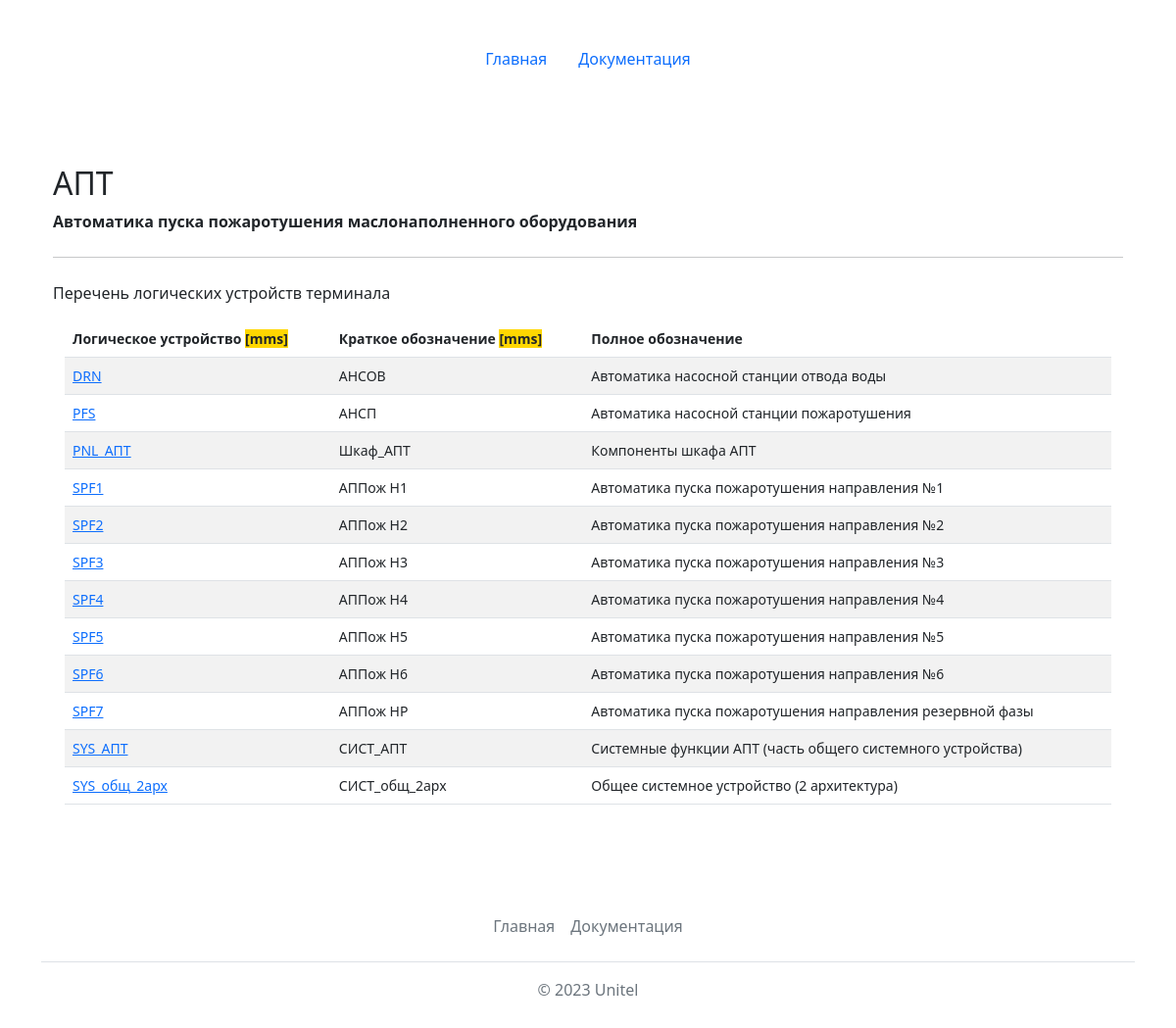
The app's page /reports/show/?name=АПТ&type=ied, older data.
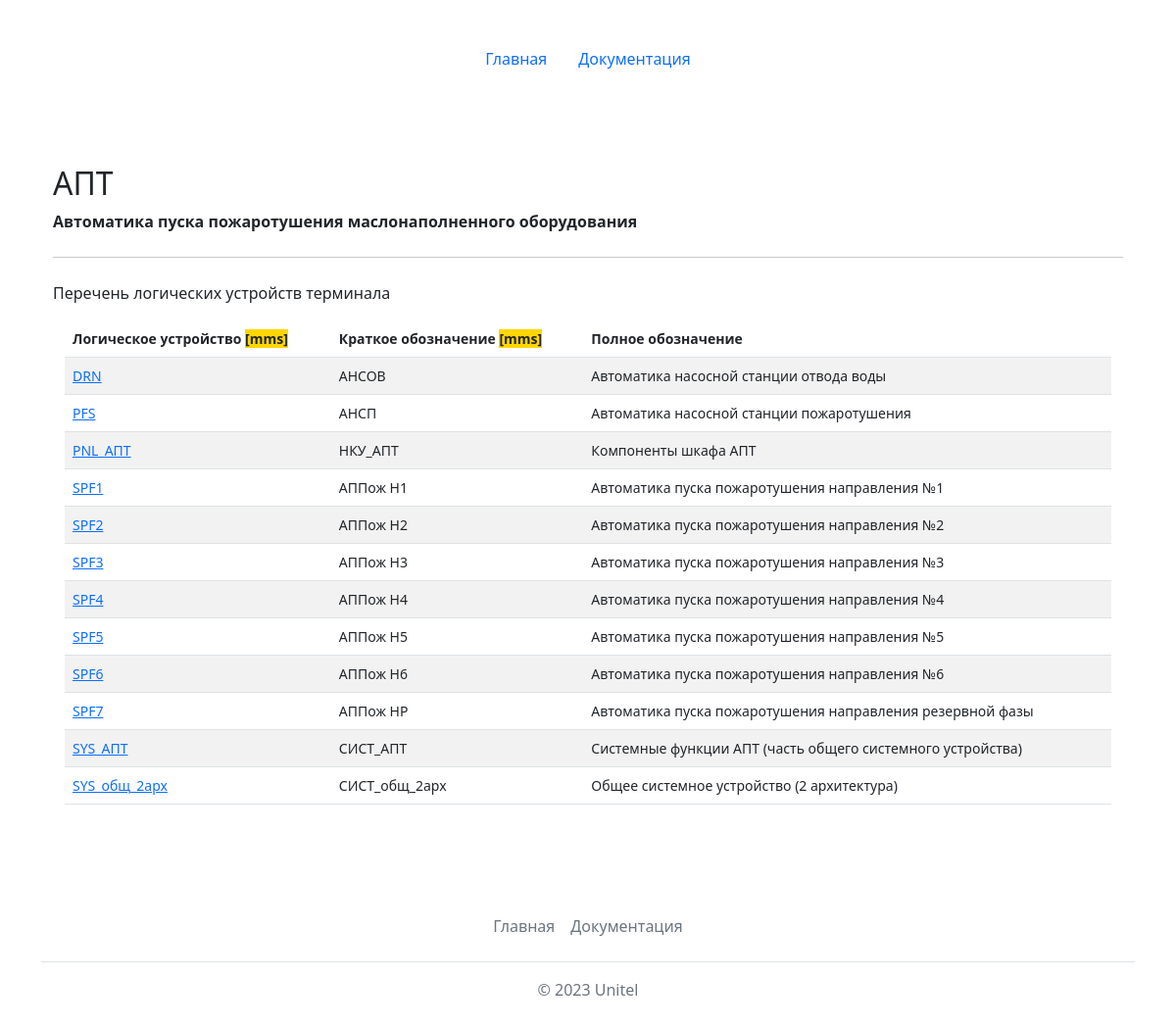
The same page, newer data.
### mainapp/models.py (models this page shows)
class LogicDevices(models.Model):
    id = models.AutoField(primary_key=True)
    name = models.CharField(max_length=128, verbose_name='Обозначение логического устройства', unique=True)
    fb_name = models.CharField(max_length=128, verbose_name='Обозначение функционального блока', unique=True)
    description = models.TextField(max_length=1024, blank=True, verbose_name='Назначение логического устройства (ФБ)')
    def __str__(self):
        return self.name
    class Meta:
        verbose_name = 'Логическое устройство'
        verbose_name_plural = 'Логические устройства'
        ordering = ['name']

### mainapp/views.py (the view, shortened to what this page needs)
# urls.py: path('reports/show/', views.show),
def show(request):
    name = request.GET.get('name')
    type = request.GET.get('type')
    if type == 'ied':
        ied = Terminals.objects.get(name=name)
        conns = PhDLDconnections.objects.all().filter(ied_id=ied.id)
        conns = conns.order_by('ld')
        lds = list()
        for item in conns.iterator():
            obj = LogicDevices.objects.get(name=item.ld)
            lds.append(obj)
        lds.sort(key=lambda x: x.name)
        return render(request, 'mainapp/showld.html', {'ied': ied, 'lds': lds, 'title': 'Логические устройства в составе ИЭУ '+str(ied)})

### mainapp/models.py (called while the page is built)
    def __str__(self):
        return str(self.name)

### templates/mainapp/showld.html
{% extends 'base.html' %}
{% block content %}
<main class="container py-5">
    {% if lds %}
    <h2 class="mt-4">{{ied.name}}</h2>
    <p><strong>{{ied.description}}</strong></p>
    <hr class="my-4">
    <p>Перечень логических устройств терминала</p>
    <div class="container small">
    <table class="table table-striped">
        <thead>
            <tr>
                <th scope="col">Логическое устройство <span style="background: gold">[mms]</span></th>
                <th scope="col">Краткое обозначение <span style="background: gold">[mms]</span></th>
                <th scope="col">Полное обозначение</th>
            </tr>
        </thead>
        <tbody>
        {% for item in lds %}
            <tr>
                <td><a href="?name={{item.name}}&type=ld">{{item.name}}</a></td>
                <td>{{item.fb_name}}</td>
                <td>{{item.description}}</td>
            </tr>
        {% endfor %}
        </tbody>
    </table>
    </div>
    {% else %}
    <h2 class="mt-4">В терминале "{{ied.name}}" нет логических устройств :(</h2>
    {% endif %}
</main>
{% endblock %}

Row changes from the older to the newer data that the page shows:
changed LogicDevices "PNL_АПТ": fb_name "Шкаф_АПТ" → "НКУ_АПТ"
